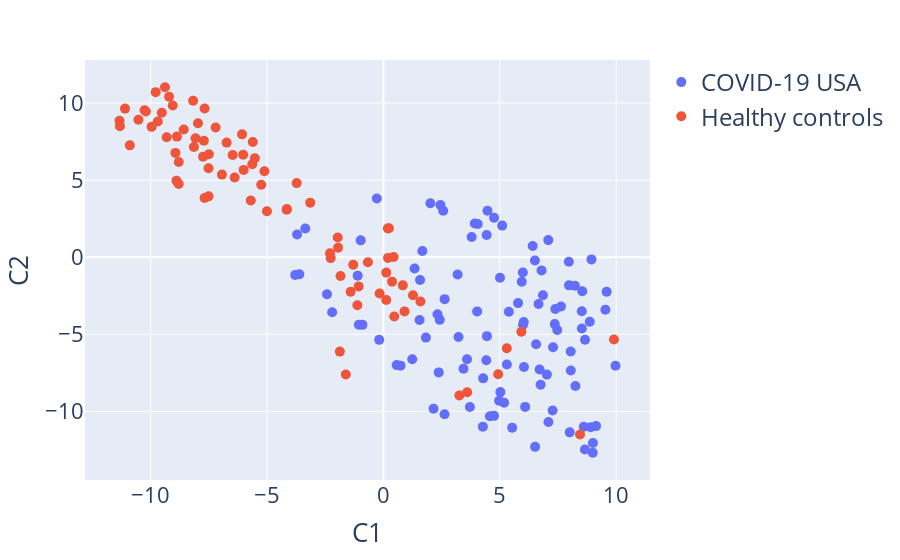

Notebook code for this chart:
### Code cell
perform_tSNE(mynorm_usa, path="../Plots/USA_kohort_tSNE.jpg")

### Figure 1 — Plotly figure (JSON) as saved in the notebook; plotly's stock layout.template omitted (floating-point values rounded to 4 significant figures)
{"data": [{"hovertemplate": "<b>%{hovertext}</b><br><br>POI=COVID-19 USA<br>C1=%{x}<br>C2=%{y}<extra></extra>", "hovertext": ["C72", "C84", "C96", "C83", "C95", "C82", "C94", "C93", "C73", "C85", "C97", "C81", "C80", "C92", "C79", "C103", "C74", "C86", "C98", "C101", "C78", "C90", "C102", "C91", "C75", "C87", "C99", "C77", "C89", "C76", "C100", "C88", "C11", "C23", "C35", "C47", "C60", "C12", "C24", "C36", "C48", "C61", "C1", "C13", "C25", "C37", "C49", "C62", "C2", "C14", "C26", "C38", "C50", "C63", "C4", "C16", "C27", "C39", "C51", "C64", "C3", "C15", "C28", "C40", "C52", "C65", "C5", "C17", "C29", "C41", "C53", "C66", "C6", "C18", "C30", "C42", "C55", "C67", "C7", "C19", "C31", "C43", "C56", "C68", "C8", "C20", "C32", "C44", "C57", "C69", "C9", "C21", "C33", "C45", "C58", "C70", "C100.1", "C22", "C34", "C46", "C59", "C71"], "legendgroup": "COVID-19 USA", "marker": {"color": "#636efa", "size": 10, "symbol": "circle"}, "mode": "markers", "name": "COVID-19 USA", "orientation": "v", "showlegend": true, "type": "scatter", "x": [8.999, 2.45, 3.187, 2.625, 2.017, 3.925, 6.037, 3.79, 8.655, -3.612, 5.101, 6.516, -3.357, -0.9766, -2.202, 4.469, 9.589, 5.184, 1.553, 6.088, -3.709, 2.568, -0.2845, 2.629, 4.434, 2.153, 4.051, 6.412, -3.791, 7.082, -1.106, 4.753, 8.992, 5.007, 3.439, 5.988, 9.136, 8.863, 5.784, 4.025, 5.942, 4.574, 4.42, 2.375, 7.266, 8.049, 8.524, 4.271, 8.66, 2.419, 1.237, 6.027, 8.904, 3.714, 8.608, 8.003, 7.286, 8.541, 1.339, 6.793, 8.227, 7.467, 1.824, 5.388, 7.972, 1.573, 1.673, 8.045, 3.224, 7.628, 6.752, 4.284, 6.558, 7.022, 8.248, 6.708, 4.447, 4.97, 4.751, -0.9013, 5.998, 6.508, -2.425, -1.056, 7.385, 2.322, 6.664, 7.36, 7.088, 5.531, 5.305, -0.182, 6.853, 8.521, 5.024, 3.592, 9.536, 7.964, 9.969, 0.5699, 0.7344, 8.938], "xaxis": "x", "y": [-12.05, 3.384, -1.124, -10.18, 3.499, 2.188, -7.121, 1.308, -12.47, -1.102, 2.049, -12.3, 1.859, 1.094, -3.576, 3.014, -2.24, -9.44, -4.069, -9.71, 1.476, 3.012, 3.808, -2.72, 1.439, -9.829, 2.157, 0.7254, -1.157, 1.109, -1.196, 2.56, -12.68, -1.337, -7.237, -0.9881, -10.96, -4.184, -2.979, -3.516, -1.593, -10.31, -6.681, -7.472, -9.948, -7.35, -4.629, -10.99, -5.354, -4.064, -6.617, -4.199, -11.02, -9.715, -11.0, -11.36, -5.846, -2.213, -0.7284, -0.8559, -1.856, -4.728, -5.216, -3.538, -1.826, -1.482, 0.3978, -6.121, -5.174, -3.195, -8.278, -7.86, -5.651, -7.616, -8.351, -7.279, -5.121, -9.306, -10.29, -4.39, -4.377, -0.2096, -2.401, -4.378, -3.361, -3.706, -3.041, -4.339, -10.69, -11.06, -6.966, -5.361, -2.469, -3.501, -8.752, -6.623, -3.404, -0.2971, -7.044, -6.998, -7.034, -0.143], "yaxis": "y"}, {"hovertemplate": "<b>%{hovertext}</b><br><br>POI=Healthy controls<br>C1=%{x}<br>C2=%{y}<extra></extra>", "hovertext": ["HB_Control_0", "HB_Control_1", "HB_Control_2", "HB_Control_3", "HB_Control_4", "HB_Control_5", "HB_Control_6", "HB_Control_7", "HB_Control_8", "HB_Control_9", "HB_Control_10", "HB_Control_11", "HB_Control_12", "HB_Control_13", "HB_Control_14", "HB_Control_15", "HB_Control_16", "HB_Control_17", "HB_Control_18", "HB_Control_19", "HB_Control_20", "HB_Control_21", "HB_Control_22", "HB_Control_23", "HB_Control_24", "HB_Control_25", "HB_Control_26", "HB_Control_27", "HB_Control_28", "HB_Control_29", "HB_Control_30", "HB_Control_31", "HB_Control_32", "HB_Control_33", "HB_Control_34", "HB_Control_35", "HB_Control_36", "HB_Control_37", "HB_Control_38", "HB_Control_39", "HB_Control_40", "HB_Control_41", "HB_Control_42", "HB_Control_43", "HB_Control_44", "HB_Control_45", "HB_Control_46", "HB_Control_47", "HB_Control_48", "HB_Control_49", "HB_Control_50", "HB_Control_51", "HB_Control_52", "HB_Control_53", "HB_Control_54", "HB_Control_55", "HB_Control_56", "HB_Control_57", "HB_Control_58", "HB_Control_59", "HB_Control_60", "HB_Control_61", "HB_Control_62", "HB_Control_63", "HB_Control_64", "HB_Control_65", "HB_Control_66", "HB_Control_67", "HB_Control_68", "HB_Control_69", "HB_Control_70", "HB_Control_71", "HB_Control_72", "HB_Control_73", "HB_Control_74", "HB_Control_75", "HB_Control_76", "HB_Control_77", "HB_Control_78", "HB_Control_79", "HB_Control_80", "HB_Control_81", "HB_Control_82"], "legendgroup": "Healthy controls", "marker": {"color": "#EF553B", "size": 10, "symbol": "circle"}, "mode": "markers", "name": "Healthy controls", "orientation": "v", "showlegend": true, "type": "scatter", "x": [0.4641, 0.9059, -7.685, 3.26, -7.516, -6.737, 5.925, -6.024, -11.1, -5.525, -1.299, -5.114, -10.9, -1.844, -1.617, 9.902, -9.386, -9.786, -1.873, -5.251, -9.053, -9.21, -6.005, -1.066, -8.937, -9.521, 0.8321, -6.478, -9.959, -10.53, -6.073, -5.613, 0.1968, 0.4383, -8.893, -8.793, -1.409, -1.121, -3.146, -3.726, 0.1222, 0.2357, 0.1913, -5.005, -8.142, -5.636, -8.873, -7.683, -8.177, -9.313, -7.501, 5.3, -4.158, -8.579, -6.937, -8.072, -7.715, -9.695, -7.514, -4.148, -7.748, -10.26, -10.2, 1.587, 8.447, -1.95, -8.794, 0.1204, 0.3709, 1.271, -0.6669, -2.295, -2.265, -0.1635, 3.596, 4.929, -5.698, -7.21, -7.967, -11.34, -11.32, -1.964, -6.393], "xaxis": "x", "y": [-3.852, -3.515, 3.834, -8.967, 3.946, 7.434, -4.841, 6.648, 9.639, 6.413, -0.4923, 5.577, 7.254, -1.219, -7.609, -5.343, 11.02, 10.71, -6.124, 4.699, 9.835, 10.41, 5.664, -1.894, 6.765, 9.37, -1.825, 6.63, 8.454, 8.92, 7.969, 7.468, -0.04621, 0.01244, 4.956, 4.745, -2.237, -3.113, 3.538, 4.806, -2.778, 1.879, 1.867, 2.982, 7.146, 6.034, 7.823, 9.641, 10.14, 7.784, 6.678, -5.909, 3.073, 8.278, 5.357, 7.711, 7.549, 8.801, 5.771, 3.126, 6.523, 9.534, 9.448, -2.872, -11.5, 0.6201, 6.17, -1.001, -1.585, -2.464, -0.3224, 0.2529, -0.05784, -2.352, -8.761, -7.595, 3.676, 8.417, 8.684, 8.851, 8.502, 1.276, 5.171], "yaxis": "y"}], "layout": {"autosize": true, "font": {"size": 22}, "legend": {"font": {"size": 24}, "title": {"text": ""}, "tracegroupgap": 0}, "margin": {"t": 60}, "xaxis": {"anchor": "y", "autorange": true, "domain": [0, 1], "range": [-12.84, 11.47], "title": {"text": "C1"}, "type": "linear"}, "yaxis": {"anchor": "x", "autorange": true, "domain": [0, 1], "range": [-14.62, 12.96], "title": {"text": "C2"}, "type": "linear"}}}
